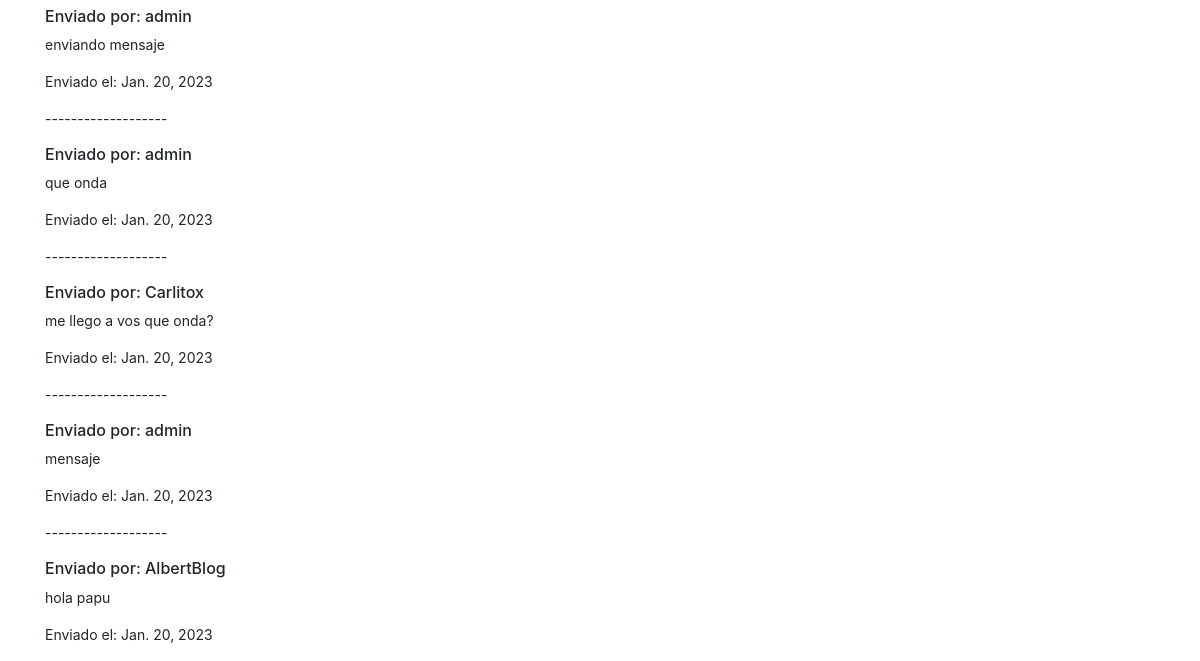
The app's page /registro/buscarmensaje/ (signed in, lower part), older data.
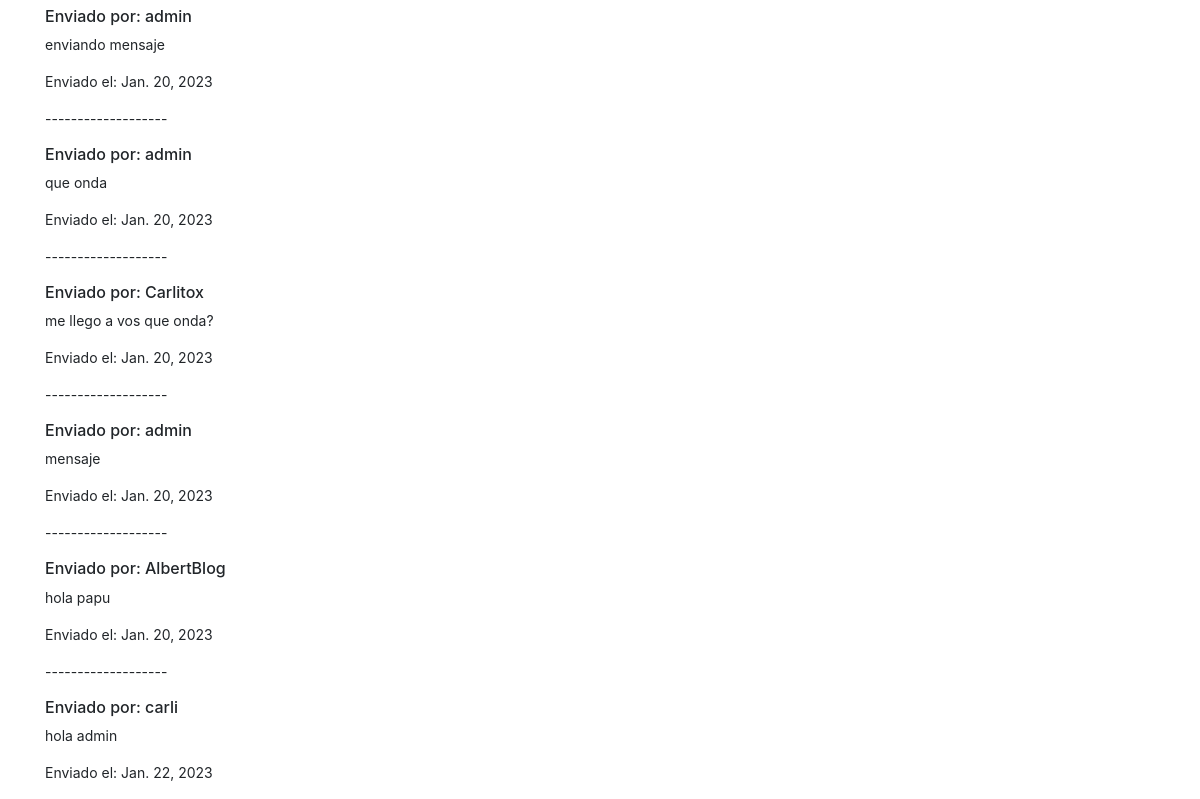
The same page, newer data.
### Registro/models.py (models this page shows, shortened)
class Mensaje(models.Model):
    emisor=models.ForeignKey(User, related_name= "emisor", on_delete=models.CASCADE)
    receptor=models.ForeignKey(User, related_name= "receptor", on_delete=models.CASCADE)
    cuerpo=models.TextField(max_length=250, blank=True, null=True)
    enviado=models.DateField(auto_now_add=True)

### Registro/views.py (the view)
# urls.py: path("buscarmensaje/", buscarmensaje, name="buscarmensaje"),
@login_required
def buscarmensaje(request):
    receptor= request.user
    if receptor != "":
        mensajes=Mensaje.objects.filter(receptor=receptor)
        return render(request, "mensajes_recibidos.html", {"mensajes":mensajes})

### Templates/mensajes_recibidos.html (shortened to what this page needs)
{% extends "padre.html" %}
{% load static %}
{% block content %}
<br>
<br>
{% if mensajes %}
<small>
    {% for mensaje in mensajes %}
    <p>-------------------</p>
    <h6>Enviado por: {{mensaje.emisor}}</h6>
    <p>{{mensaje.cuerpo}}</p>
    <p>Enviado el: {{mensaje.enviado}}</p>
    {% endfor %}
</small>
{% else %}
<h3>No tiene mensajes para mostrar</h3>
{% endif %}
{% endblock %}

Row changes from the older to the newer data that the page shows:
added Mensaje: emisor "carli", cuerpo "hola admin", enviado "Jan. 22, 2023"
